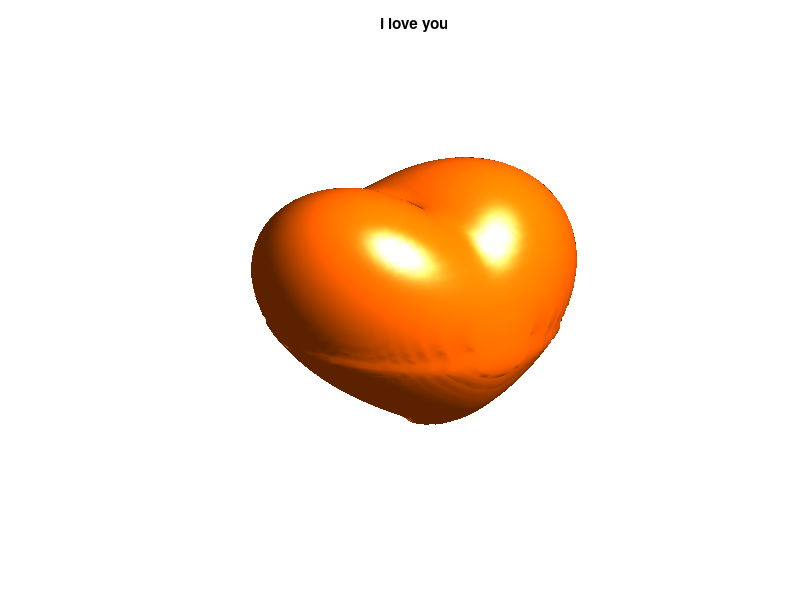

Write MATLAB code to recreate this figure.
% A small romantic coding by Inzamam 
% You can change the colormap as you like from red to light blue or rainbow
% Title can be erased totally or edit as you like
% You have the right to distribute or change as you like on my ownership ;)
[y,x,z] = ndgrid(linspace(-2,2,100),linspace(-2,2,100),linspace(-2,2,100)); 
f = (x.^2+9/4*y.^2+z.^2-1).^3-x.^2.*z.^3-9/80*y.^2.*z.^3; 
colormap hot 
title('i love you');
cla 
isosurface(x,y,z,f,.0); 
view(3); 
camlight 
axis off